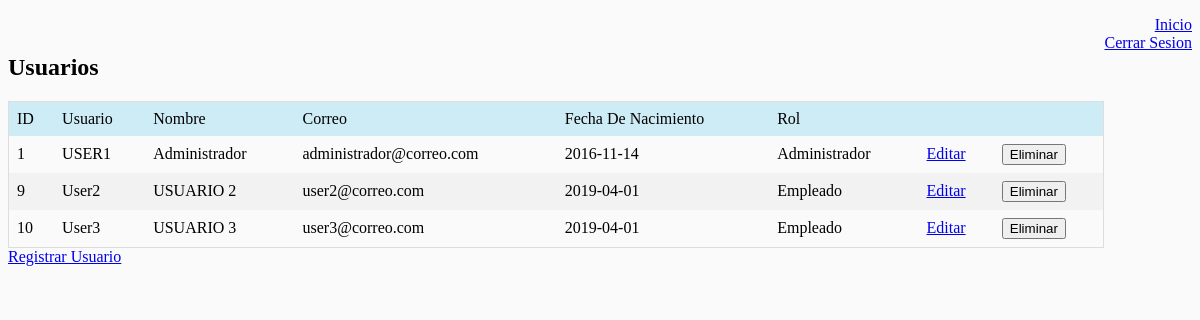
Page /?c=usuario (signed in) on the earlier database version.
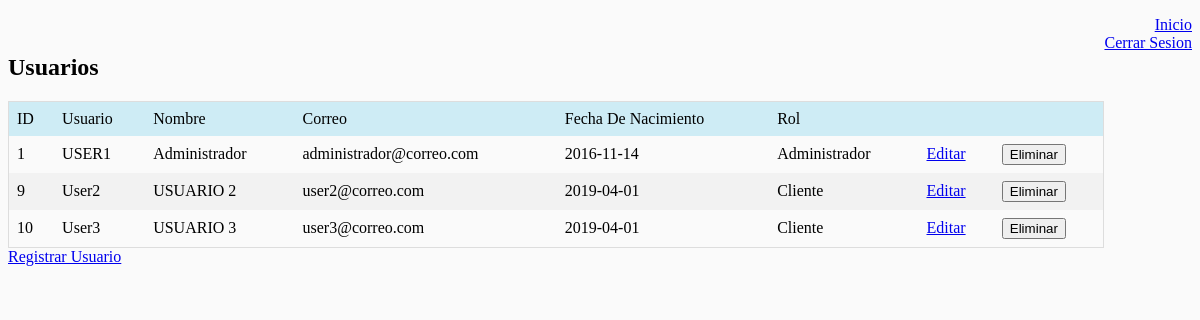
Same page on the later database version.
### tables this page shows
CREATE TABLE `usuarios` (
  `usu_id` int(11) NOT NULL,
  `usu_user` varchar(60) NOT NULL,
  `usu_pwd` varchar(60) NOT NULL,
  `usu_nom` varchar(100) NOT NULL,
  `usu_ema` varchar(100) NOT NULL,
  `usu_fna` date NOT NULL,
  `usu_rol` int(1) NOT NULL
);

CREATE TABLE `roles` (
  `rol_id` int(11) NOT NULL,
  `rol_nom` varchar(40) NOT NULL
);

### controller/usuario.controller.php (called while the page is built, shortened)
<?php
require_once "model/usuario.php";
class UsuarioController{
    public function __CONSTRUCT(){
        $this->model=new Usuario();
    }
    public function Index(){
        require_once "view/header.php";
        require_once "view/usuario/index.php";
        require_once "view/footer.php";
    }
}

### model/database.php (called while the page is built, shortened)
<?php
class Database{
    public static function Conectar(){
        try{
            $conexion = new PDO('mysql:host='.self::server.';dbname='.self::dbname,self::dbuser,self::dbpass);
            $conexion->setAttribute(PDO::ATTR_ERRMODE, PDO::ERRMODE_EXCEPTION);
            return $conexion;
        }catch(PDOException $e){
            return "Error: ".$e->getMessage();
        }
    }
}

### model/usuario.php (called while the page is built, shortened)
<?php
    class Usuario{
    private $pdo;
    public function __CONSTRUCT(){
        $this->pdo= Database::Conectar();
    }
    public function Listar(){
        try{
        $consulta="SELECT *  FROM usuarios join roles on roles.rol_id=usuarios.usu_rol";
        $sentencia=$this->pdo->prepare($consulta);
        $sentencia->execute();
        return $sentencia->fetchAll(PDO::FETCH_OBJ);
        }catch(Exception $e){
            die($e->getMessager());
        }
    }
}
?>

### view/usuario/index.php (the view)
<h2>Usuarios</h2>
<table>
    <thead>
        <tr>
            <td>ID</td>
            <td>Usuario</td>
            <td>Nombre</td>
            <td>Correo</td>
            <td>Fecha De Nacimiento</td>
            <td>Rol</td>
            <td></td>
            <td></td>
        </tr>
    </thead>
    <tbody>
    <?php foreach($this->model->Listar() as $r):?>
        <tr>
            <td><?=$r->usu_id?></td>
            <td><?=$r->usu_user?></td>
            <td><?=$r->usu_nom?></td>
            <td><?=$r->usu_ema?></td>
            <td><?=$r->usu_fna?></td>
            <td><?=$r->rol_nom?></td>
            <td><a href="?c=usuario&a=Crear&id=<?=$r->usu_id?>">Editar</a></td>
            <td><button onclick="validationDelete('?c=usuario&a=Eliminar&id=<?=$r->usu_id?>',' el usuario <?=$r->usu_nom?>')">Eliminar</button></td>
        </tr>
    <?php endforeach;?>
    </tbody>
</table>
<a href="?c=usuario&a=Crear">Registrar Usuario</a>

### index.php (shortened to what this page needs)
<?php
require "model/database.php";
if(isset($_SESSION['user']) || (isset($_POST['user']) && isset($_POST['password']))) {
    if(!isset($_GET['c'])) {
        require_once "controller/home.controller.php";
        $controller = new HomeController();
        $accion= "Index";
        call_user_func(array ($controller, $accion));
    }else{
        $accion = isset($_GET['a']) ? $_GET['a'] : "Index";
        $controller = new $clase;
        call_user_func(array ($controller, $accion));
    }
}else{
        require_once "controller/usuario.controller.php";
        $controller = new UsuarioController();
        call_user_func(array ($controller, "Login"));
}

### view/header.php (shortened to what this page needs)
<!DOCTYPE html>
<html>
  <head>
    <link rel="stylesheet" type="text/css" href="assets/css/main.css">
  </head>
  <body>
  <a href="?c=home" style="float: right;">Inicio</a><br>
  <a href="?c=usuario&a=Cerrar" style="float: right;">Cerrar Sesion</a>
  <div style="overflow-x:auto;">

### view/footer.php (shortened to what this page needs)
</div>
</body>
</html>

### assets/css/main.css (style rules this page uses)
body { background-color: #FAFAFA; }
table { border-collapse: collapse; border-spacing: 0; width: 100%; border: 1px solid #ddd; }
th, td { text-align: left; padding: 8px; }
tr:nth-child(even) { background-color: #f2f2f2 }
thead { background-color: #CEECF5; }

Differences in the rows shown:
changed through a linked row, usuarios "User2": usu_rol.rol_nom "Empleado" → "Cliente"
changed through a linked row, usuarios "User3": usu_rol.rol_nom "Empleado" → "Cliente"
